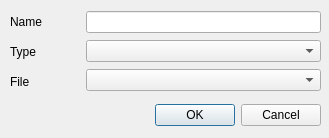
<?xml version="1.0" encoding="UTF-8"?>
<ui version="4.0">
 <class>SubPresentationDlg</class>
 <widget class="QDialog" name="SubPresentationDlg">
  <property name="geometry">
   <rect>
    <x>0</x>
    <y>0</y>
    <width>329</width>
    <height>138</height>
   </rect>
  </property>
  <property name="windowTitle">
   <string>Modify Sub-Presentation</string>
  </property>
  <widget class="QWidget" name="horizontalLayoutWidget">
   <property name="geometry">
    <rect>
     <x>10</x>
     <y>100</y>
     <width>311</width>
     <height>31</height>
    </rect>
   </property>
   <layout class="QHBoxLayout" name="horizontalLayout">
    <item>
     <spacer name="horizontalSpacer">
      <property name="orientation">
       <enum>Qt::Horizontal</enum>
      </property>
      <property name="sizeHint" stdset="0">
       <size>
        <width>40</width>
        <height>20</height>
       </size>
      </property>
     </spacer>
    </item>
    <item>
     <widget class="QDialogButtonBox" name="buttonBox">
      <property name="focusPolicy">
       <enum>Qt::NoFocus</enum>
      </property>
      <property name="orientation">
       <enum>Qt::Horizontal</enum>
      </property>
      <property name="standardButtons">
       <set>QDialogButtonBox::Cancel|QDialogButtonBox::Ok</set>
      </property>
     </widget>
    </item>
   </layout>
  </widget>
  <widget class="QWidget" name="horizontalLayoutWidget_2">
   <property name="geometry">
    <rect>
     <x>10</x>
     <y>10</y>
     <width>311</width>
     <height>84</height>
    </rect>
   </property>
   <layout class="QHBoxLayout" name="horizontalLayout_4">
    <item>
     <layout class="QVBoxLayout" name="verticalLayout">
      <item>
       <widget class="QLabel" name="labelId">
        <property name="sizePolicy">
         <sizepolicy hsizetype="Preferred" vsizetype="Preferred">
          <horstretch>0</horstretch>
          <verstretch>0</verstretch>
         </sizepolicy>
        </property>
        <property name="minimumSize">
         <size>
          <width>70</width>
          <height>24</height>
         </size>
        </property>
        <property name="text">
         <string>Name</string>
        </property>
       </widget>
      </item>
      <item>
       <widget class="QLabel" name="labelType">
        <property name="minimumSize">
         <size>
          <width>0</width>
          <height>24</height>
         </size>
        </property>
        <property name="text">
         <string>Type</string>
        </property>
       </widget>
      </item>
      <item>
       <widget class="QLabel" name="labelUip">
        <property name="minimumSize">
         <size>
          <width>0</width>
          <height>24</height>
         </size>
        </property>
        <property name="layoutDirection">
         <enum>Qt::LeftToRight</enum>
        </property>
        <property name="text">
         <string>File</string>
        </property>
        <property name="alignment">
         <set>Qt::AlignLeading|Qt::AlignLeft|Qt::AlignVCenter</set>
        </property>
       </widget>
      </item>
     </layout>
    </item>
    <item>
     <layout class="QVBoxLayout" name="verticalLayout_2">
      <item>
       <widget class="QLineEdit" name="lineEditId">
        <property name="text">
         <string/>
        </property>
       </widget>
      </item>
      <item>
       <widget class="QComboBox" name="comboBoxTypeList"/>
      </item>
      <item>
       <widget class="QComboBox" name="comboBoxFileList"/>
      </item>
     </layout>
    </item>
   </layout>
  </widget>
 </widget>
 <resources/>
 <connections/>
</ui>
